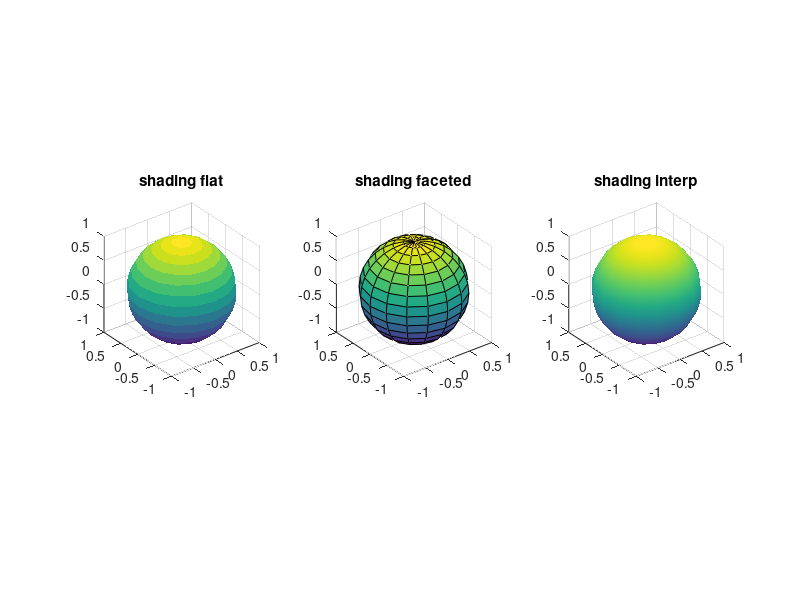

MATLAB code to generate this figure:
subplot(1,3,1)
sphere(16)
axis square
shading flat
title('shading flat')
subplot(1,3,2)
sphere(16)
axis square
shading faceted
title('shading faceted')
subplot(1,3,3)
sphere(16)
axis square
shading interp
title('shading interp')
